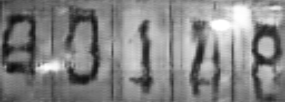
#> input picture training/simpleCyclegan_simpleInput/samples/epoch_12/0.png, 285 x 102 px, given as the content of the folder sers/andre/Desktop/m/datasets/Chars74K/English/Fnt/Sample001, which was not available
$ jupyter execute --allow-errors simpleCyclegan_simpleInput.ipynb   (shell and % lines are left out)   (text cells are left out)
#> lines starting #> are read from the running program, lines starting #| are printed output that depends on the picture; pictures that were not available may be replaced by others from this repository, and a replacement may not be noted
### imageGenerators/imgGen_simple.py
# add current dir to syspath
import os,sys,inspect
current_dir = os.path.dirname(os.path.abspath(inspect.getfile(inspect.currentframe())))
sys.path.insert(0, current_dir)

import cv2
from pathlib import Path
from matplotlib import pyplot as plt
from os import listdir
import numpy as np
import time
import pickle
import random
#from imageGenerators\
import load_digits

"""
Generates synthetic images of metervalues by stitching together images of digits.
Args:
    digitImages
        contains for each digit (0-9) a list of images of that digit (possibly from different fonts)
        digitImages.shape == (10, n_fonts, w,h,c)
"""
class synth_generator:
    def __init__(self, digitImages=None, vertical_margin = 20, digitsetPath="C:/Users/andre/Desktop/m/datasets/Chars74K/English/Fnt"):
        if digitImages==None:
            dsPath = Path(digitsetPath)
            self.digitImages = load_digits.load_char74k(dsPath, fonts=[28])
        else:
            self.digitImages = digitImages.copy()
        self.prepare_midstateDigits(verticalMargin = vertical_margin)


    ####
    # Removes all padding from an image of a digit.
    # cv2.boundingRect assumes a white object in a black image
    # -> For black digit in white image, invert image when calculating boundingbox.
    ####
    def cropImage(self, image, invert=True, top=True, right=True, bot=True, left=True):
        if invert:
            bb = cv2.boundingRect(cv2.bitwise_not(image))
        else:
            bb = cv2.boundingRect(image)
        # bounding box is a list: (x, y, width, height)
        # crop by slicing [y:y+h, x:x+w]

        x, y, width, height = bb

        if not top:
            # dont crop top: y_new = 0; height += y_old
            height += y
            y = 0
        if not bot:
            # dont crop bot
            height = image.shape[0] - y
        if not left:
            width += x
            x = 0
        if not right:
            width = image.shape[1] - x

        return image[y : y + height, x: x + width]

    ####
    # Removes white padding horizontaly (reduces width of image)
    ####
    def cropImageHorizontally(self, image, invert=True):
        return self.cropImage(image, invert, top=False, bot=False)

    ####
    # Removes white padding vertically (reduces height of image)
    ####
    def cropImageVertically(self, image, invert=True):
        return self.cropImage(image, invert, left=False, right=False)


    ####
    # for each possible midstate (values 10-19), concatenate corresponding 2 digitimages vertically.
    # appends those to self.digitImages
    ####
    def prepare_midstateDigits(self, verticalMargin=10, padding_value=255):
        for midstate in range(10,20):
            # lower value digit, -> digit on top
            digit_lower = midstate - 10
            # higher value digit, -> digit on bottom
            digit_higher = digit_lower + 1 if midstate != 19 else 0

            image_lower = self.digitImages[digit_lower][0]
            image_higher = self.digitImages[digit_higher][0]

            # before concatenating images, remove margin that would result between them
            image_lower = self.cropImage(image_lower, top=False, right=False, left=False) # crop away bottom
            image_higher = self.cropImage(image_higher, bot=False, right=False, left=False) # crop away top
            # add custom vertical margin between images
            image_lower = cv2.copyMakeBorder(image_lower, top=0, bottom=verticalMargin, left=0, right=0, borderType=cv2.BORDER_CONSTANT, value=padding_value)

            midstate_image = cv2.vconcat([
                image_lower,
                image_higher
            ])
            self.digitImages.append([midstate_image])

    ####
    # generate a midstate character.
    ####
    # value: midstate-value between 10 and 20
    # y:     y-coordinate to take as center of window.
    #        between 0 and 1.
    #        y=0: result contains only lowervalue-digit
    #        y=1: result contains only highervalue-digit
    #        y>0 && y<1: result contains parts of both digits
    ####
    def midstateDigit(self, value, y):
        #assert value >= 10 and value < 20, "incorrect midstate-digitValue: %d; must be between 10 and 20" % (value)
        if value < 10:
            value += 10
        # when y is negative, "scroll backwards" a little
        if y < 0:
            value = value - 1 if value != 10 else 19
            y = 1 + y

        image = self.digitImages[value][0]
        initial_digitHeight = self.digitImages[0][0].shape[0] # size of window to crop from this image
        assert y >= 0 and y <= 1, "midstate-y must be between 0 and 1"
        y_center_topDigit = 0.5 * initial_digitHeight
        y_center_bottomDigit = image.shape[0] - 0.5 * initial_digitHeight
        y_center_window = y_center_topDigit + y * (y_center_bottomDigit - y_center_topDigit)
        # from center of window, define boundingbox
        bb_x = 0
        bb_width = image.shape[1]
        bb_y = int(y_center_window - 0.5*initial_digitHeight)
        bb_height = initial_digitHeight
        return image[bb_y : bb_y + bb_height, bb_x : bb_x + bb_width]


    ####
    # takes sequence of digits, loads their images and stitches them together.
    ####
    # inputs:
    #  digits-list<integer>: contains digits to use
    #  verticalShifts -list<float>: for each digit, how far it should be scrolled down (between -1,1)
    #  margins-list<integer>: for every digit (except the last), distance to his right neighbour. either single int or list of ints.
    #                length must be len(digits) - 1
    #  border-list<integer>: (top, bottom, left, right) padding of resultimage
    #  width, height - <integers>: target resolution to scale to (if both greater 0)
    #  font<integer>: index of the font to use for a given digit
    #  padding_value<integer>: intensity of added paddings and margins (usually white/255)
    #
    # range_normal,
    # range_midstate<2tuples>: range for how far digits can scroll vertically, between -1 and 1.
    #                          0 -> no scrolling, 0.5 -> scroll halfway to next("higher-value") digit, 1 -> scroll to next digit
    ####
    def generate_image(self, digits, margins, border, width=0, height=0, font=0, padding_value=255, draw_vertical_seperators=False, range_normal=(0,0), range_midstate=(0.5,0.5)):
        # if margins is single int, make list
        if isinstance(margins, int):
            margins = [margins for _ in range(0, len(digits) - 1)]

        assert (len(margins) == len(digits) - 1), "wrong number of margins. Expected: %d; Got: %d" % (len(digits) - 1, len(margins))
        fullmargins = margins.copy()  # make true copy of margins-list instead of using reference
        fullmargins.append(0) # add margin of 0 pixels to last digit to avoid edgeCaseHandling

        verticalShifts = [
            random.uniform(range_normal[0], range_normal[1]) if digit < 10
            else random.uniform(range_midstate[0], range_midstate[1])
            for digit in digits
        ]

        # for each digit, get image and apply vertical shift
        images = [
            self.midstateDigit(digit, vShift) for digit,vShift in zip(digits, verticalShifts)
        ]
        # crop images horizontaly
        images = [
            self.cropImageHorizontally(image) for image in images
        ]

        # to each image, apply padding to right neighbour
        images = [
            cv2.copyMakeBorder(digitImage, top=0, bottom=0, left=0, right=fullmargins[index], borderType=cv2.BORDER_CONSTANT, value=padding_value)
            for index, digitImage in enumerate(images)
        ]

        # on each image, draw a vertical line inside the middle of padding to right neighbour
        if draw_vertical_seperators:
            for image, margin in zip(images, fullmargins):
                if margin != 0:
                    x = int(image.shape[1] - margin/2)
                    cv2.line(image, (x,0), (x,image.shape[0]), color=0, thickness=1)

        # stitch all together
        result = cv2.hconcat(images)
        # remove vertical padding of result/reduce height
        result = self.cropImageVertically(result)

        # add specified padding to result
        result = cv2.copyMakeBorder(result, top=border[0], bottom=border[1], left=border[2], right=border[3], borderType=cv2.BORDER_CONSTANT, value=padding_value)

        # scale result
        if width > 0 and height > 0:
            result = cv2.resize(result, (width, height))

        return result

    ####
    # generates an image of digits for every sequence of digits in list_of_digits.
    # returns numpyarray.
    ####
    # [7 lines left out: function generate_images, not called in this run]


### models/cyclegan_simple.py
from tensorflow.keras.optimizers import Adam
from tensorflow.keras.initializers import RandomNormal
from tensorflow.keras.models import Model
from tensorflow.keras import Input
from tensorflow.keras.layers import Conv2D,LeakyReLU,Activation,Concatenate,BatchNormalization, Conv2DTranspose
from tensorflow_addons.layers import InstanceNormalization
from tensorflow.keras.models import load_model

from numpy.random import randint
from random import random
from numpy import ones, zeros
import numpy as np
import time
from pathlib import Path
from datetime import datetime


"""
CycleGAN as class.

based on implementetation from:
https://machinelearningmastery.com/how-to-develop-cyclegan-models-from-scratch-with-keras/

No further changes for the task of meterValueTranslation were made.

Usage:
    1. create cyclegan-instance by supplying list: (imagesDomainA, imagesDomainB) as dataset.
        > cgan = cyclegan(dataset, savepath)
    2. call function 'startTraining(n_epochs)' to start training
        > cgan.startTraining(epochs=5, batchsize=1)
    3.a to translate images retrieve generator from object,
        > gen = cgan.gen_AtoB
    3.b save Models with function 'saveModels()'
        > cgan.saveModels()
"""
class cyclegan:

    """
    arguments:
        dataset:
            list of 2 imagesets (domainA and domainB)
        savepath:
            pathlib.path folder where to save/load/log model
        testimages:
            images to generate testresults after each trainingsession
        n_resnet:
            Number of resnet-blocks to use in generators
    """
    def __init__(self, dataset, savepath, testImages=None, n_resnet = 9):
        image_shape = dataset[0].shape[1:]
        self.dataset = dataset
        self.savepath = savepath
        self.testImages = testImages
        self.logfile = savepath / "log.txt"
        self.resultImages = savepath / "resultImages"
        self.totalTrainingsessions = 0
        self.totalEpochs = 0
        # if folder already exist, load model from there
        # else create folder and save new model.
        if savepath.exists():
            print("loading model from existing folder")
            self.loadModels()
            self.appendToLog("model loaded")
        else:
            # create Folder
            print("creating new model and folder")
            savepath.mkdir()
            # init model
            self.disc_A = self.define_disc(image_shape)
            self.disc_B = self.define_disc(image_shape)
            self.gen_AtoB = self.define_gen(image_shape, n_resnet)
            self.gen_BtoA = self.define_gen(image_shape, n_resnet)
            self.composite_forward = self.define_composite_model(self.gen_AtoB, self.disc_B, self.gen_BtoA, image_shape)
            self.composite_backward = self.define_composite_model(self.gen_BtoA, self.disc_A, self.gen_AtoB, image_shape)
            # save model
            self.saveModels()
            # create subfolder for generated images
            self.resultImages.mkdir()
            # init logfile
            self.logfile.touch()
            self.appendToLog("model created")


    # [4 lines left out: function appendToLog, not called in this run]


    #####################
    # define discriminator model
    #####################
    def define_disc(self, image_shape):
        # init weights randomly
        init = RandomNormal(stddev=0.02)

        # ------------
        # Layers
        # l1 - l4: Conv2D mit stride => x(0.5, 0.5, 2)
        # l5: Conv2D ohne stride => x(1, 1, 1)
        # output: 1 Feature
        # ------------

        # input tensor
        in_image = Input(shape=image_shape)

        # L1: C64 == 64 Conv2D-Filters
        t = Conv2D(64, (4,4), strides=(2,2), padding="same", kernel_initializer=init)(in_image)
        t = LeakyReLU(alpha=0.2)(t)

        # L2: C128
        t = Conv2D(128, (4,4), strides=(2,2), padding="same", kernel_initializer=init)(t)
        t = InstanceNormalization()(t)
        t = LeakyReLU(alpha=0.2)(t)

        # L3: C256
        t = Conv2D(256, (4,4), strides=(2,2), padding="same", kernel_initializer=init)(t)
        t = InstanceNormalization(axis=-1)(t)
        t = LeakyReLU(alpha=0.2)(t)

        # L4: C512
        t = Conv2D(512, (4,4), strides=(2,2), padding="same", kernel_initializer=init)(t)
        t = InstanceNormalization(axis=-1)(t)
        t = LeakyReLU(alpha=0.2)(t)

        # L5: C512 ohne strides
        t = Conv2D(512, (4,4), padding="same", kernel_initializer=init)(t)
        t = InstanceNormalization(axis=-1)(t)
        t = LeakyReLU(alpha=0.2)(t)

        # patch output
        patch_out = Conv2D(1, (4,4), padding="same", kernel_initializer=init)(t)
        # ------------

        # define model
        model = Model(in_image, patch_out)
        model.compile(loss="mse", optimizer=Adam(lr=0.0002, beta_1=0.5), loss_weights=[0.5])
        return model

    #####################
    # helperfunction for implementing resnet-blocks:
    # 2 conv2d-layers, where the input to the first layer is concatenated
    # to the output of the seconde layer
    #####################
    # [291 lines left out: functions resnet_block, define_gen, define_composite_model, fetch_samples, generate_samples, update_image_pool and 4 more, not called in this run]

    """def gen_and_save_testimages(self):
        gen_images = self.gen_AtoB2.predict(self.testImages)"""


### training/simpleCyclegan_simpleInput/simpleCyclegan_simpleInput.ipynb
[cell 1]
# imports
import cv2
from pathlib import Path
from matplotlib import pyplot as plt
from os import listdir, mkdir
import os
import numpy as np
import time
import pickle
# add parent dir to syspath
import os,sys,inspect
current_dir = os.path.dirname(os.path.abspath(inspect.getfile(inspect.currentframe())))
parent_dir = os.path.dirname(current_dir)
sys.path.insert(0, parent_dir)

from imageGenerators.imgGen_simple import synth_generator
from models.cyclegan_simple import cyclegan

[cell 2]
# parameters
imagesPerDomain = 500
n_test = 10
epochs = 4
n_digits = 5

epochs_finished = 0

modelpath = Path("D:/m2/savedmodels/cyclegan_simple/") # where to save/load model

[cell 3]
datasetPath = Path("C:/Users/andre/Desktop/m/datasets/Chars74K/English/Fnt") # dataset of digitimages, input to synth.Imagegenerator
# dataset contains for each digit one folder with images:
# digit '0' -> folder 'Sample001', ..., digit '9' -> folder 'Sample010'

# get folder of every digit (Sample001 - Sample 010)
digitFolders = [
    datasetPath / ("Sample00" + str(digit)) for digit in range(1,10)
]
digitFolders.append(datasetPath / "Sample010")

# map each digit to list of imagepaths
digitImagePaths = []
for digitFolder in digitFolders:
    imagePaths = [digitFolder / imageName for imageName in listdir(digitFolder)]
    digitImagePaths.append(imagePaths)

n_fonts = 1 # number of fonts to load
# open images
digitImages = [
    [cv2.imread(str(digitImagePaths[digit][fontindex]), cv2.IMREAD_GRAYSCALE) for fontindex in range(n_fonts)]
    for digit in range(10)
]
#> digitImages = 10 items

# generate images
synthGenerator = synth_generator(digitImages)
#> the loop in prepare_midstateDigits, `for midstate in range(10,20):` made 10 passes
#> pass 1, in prepare_midstateDigits, `image_lower = cv2.copyMakeBorder(image_lower, top=0, bottom=verticalMa..`:
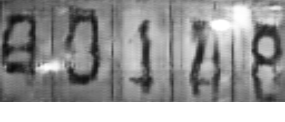
#> image_lower: shape (122, 285); min 10, max 255, mean 151.2
#> pass 1, in prepare_midstateDigits, `midstate_image = cv2.vconcat([ image_lower, image_higher ])`:
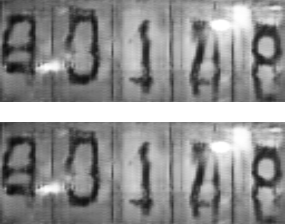
#> midstate_image: shape (224, 285); min 10, max 255, mean 141.9
#> after the loop in prepare_midstateDigits, `for midstate in range(10,20):`: self.digitImages = 20 items
digitsTrain = np.random.randint(0,10,size=(imagesPerDomain, n_digits))
digitsTest = np.random.randint(0,10,size=(n_test, n_digits))
margins = [20 for _ in range(0, n_digits - 1)]
border = (2, 2, 2, 2)
synthTrain = [
    synthGenerator.generate_image(digitsTrain[i], margins, border)
    for i in range(len(digitsTrain))
]
#> in generate_image, `verticalShifts = [ random.uniform(range_normal[0], range_normal[1]) if..`: verticalShifts = [0, 0, 0, 0, 0]
#> in midstateDigit, returned value is the input picture: shape (102, 285); min 10, max 255, mean 130.9
#> in generate_image, `images = [ self.midstateDigit(digit, vShift) for digit,vShift in zip(d..`: images = 5 items
#> in generate_image, `result = cv2.hconcat(images)`:
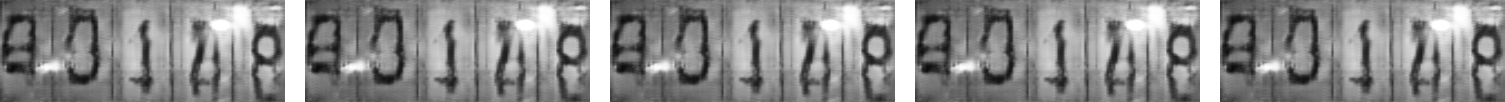
#> result: shape (102, 1505); min 10, max 255, mean 137.5
#> in generate_image, `result = cv2.copyMakeBorder(result, top=border[0], bottom=border[1], l..`:
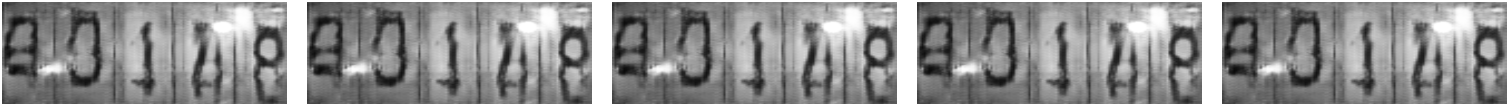
#> result: shape (106, 1509); min 10, max 255, mean 142.2
#> synthTrain = 500 items
synthTest = [
    synthGenerator.generate_image(digitsTest[i], margins, border)
    for i in range(len(digitsTest))
]
#> synthTest = 10 items

[cell 4]
"""# peek
for i in range(10):
    plt.imshow(synthTrain[i], cmap='gray')
    plt.show()"""

[cell 5]
filePath = Path("C:/Users/andre/Desktop/m/datasets/SCUT-WMN DataSet/easy_samples")
imagePaths = [
    str(filePath / imageName) for imageName in listdir(filePath)
]
# shuffle filepaths, then load images
np.random.shuffle(imagePaths)
imagePaths = imagePaths[0:imagesPerDomain]
real = [
    cv2.imread(imagepath, cv2.IMREAD_GRAYSCALE) for imagepath in imagePaths
]
#> real = 1 item

[cell 6]
"""# peek
for i in range(10):
    plt.imshow(real[i], cmap='gray')
    plt.show()"""

[cell 7]
# rescale images to 128x128
width = 128; height = 128
originalShape = synthTrain[0].shape[0:2]
#> originalShape = (106, 1509)
synthTrain = [
    cv2.resize(image, (width, height)) for image in synthTrain
]
synthTest = [
    cv2.resize(image, (width, height)) for image in synthTest
]

real = [
    cv2.resize(image, (width, height)) for image in real
]

[cell 8]
# convert to float, normalize to [-1,1]
synthTrain = np.array(synthTrain).astype("float32")
synthTrain = (synthTrain - 127.5) / 127.5
synthTest = np.array(synthTest).astype("float32")
synthTest = (synthTest - 127.5) / 127.5

real = np.array(real).astype("float32")
real = (real - 127.5) / 127.5

[cell 9]
# duplicate to 3-channel
synthTrain = np.reshape(synthTrain, (synthTrain.shape[0],synthTrain.shape[1],synthTrain.shape[2], 1))
synthTrain = np.repeat(synthTrain, 3, axis=3)
synthTest = np.reshape(synthTest, (synthTest.shape[0],synthTest.shape[1],synthTest.shape[2], 1))
synthTest = np.repeat(synthTest, 3, axis=3)
real = np.reshape(real, (real.shape[0],real.shape[1],real.shape[2], 1))
real = np.repeat(real, 3, axis=3)

[cell 10]
dataset = (synthTrain, real)

#> (a cell that did not finish here is left out)


#> (a cell that did not finish here is left out)

#> (a cell that did not finish here is left out)

#> (a cell that did not finish here is left out)

[cell 15]
# save samples
samplePath = modelpath / "samples"
# create folder if necessary
if not samplePath.exists():
    samplePath.mkdir()

currentsamplePath = samplePath / ("epoch_%d" % (epochs_finished))
currentsamplePath.mkdir()

#> (the rest of this cell did not finish here and is left out)

#> (a cell that did not finish here is left out)

#> (a cell that did not finish here is left out)
